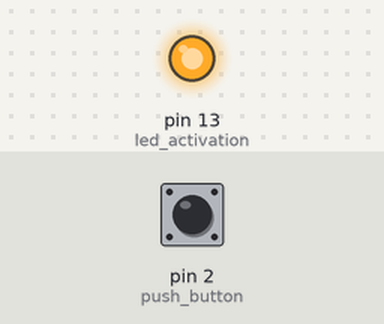
Bench run of a sketch on a simulated Arduino Uno, built with avr-gcc and run on an emulated ATmega328P. Shown: output pins drawn as LEDs (lit = HIGH). The inputs (shaded band) are chosen by the test bench; at power-on: pin 2 (push_button) LOW. What the sketch prints to the serial monitor is not drawn.

Above: at 0.1 s.
Timing chart, 0 to 1.6 s (numbered marks = the images above):
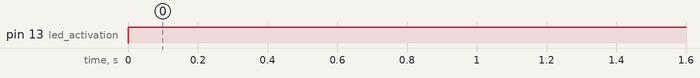

The sketch:

main.ino
```cpp
int button_state = 0;
const int led_activation = 13, push_button = 2;

void setup(void)
{
    pinMode(led_activation, OUTPUT);
    Serial.begin(9600);
    pinMode(push_button, INPUT);
}

void loop(void)
{
    digitalWrite(led_activation, HIGH);
    button_state = digitalRead(push_button);
    Serial.println(button_state);
    delay(1);
}
```

Measured:
- by itself, pin 13 (led_activation): LOW → HIGH at 0.00 s
